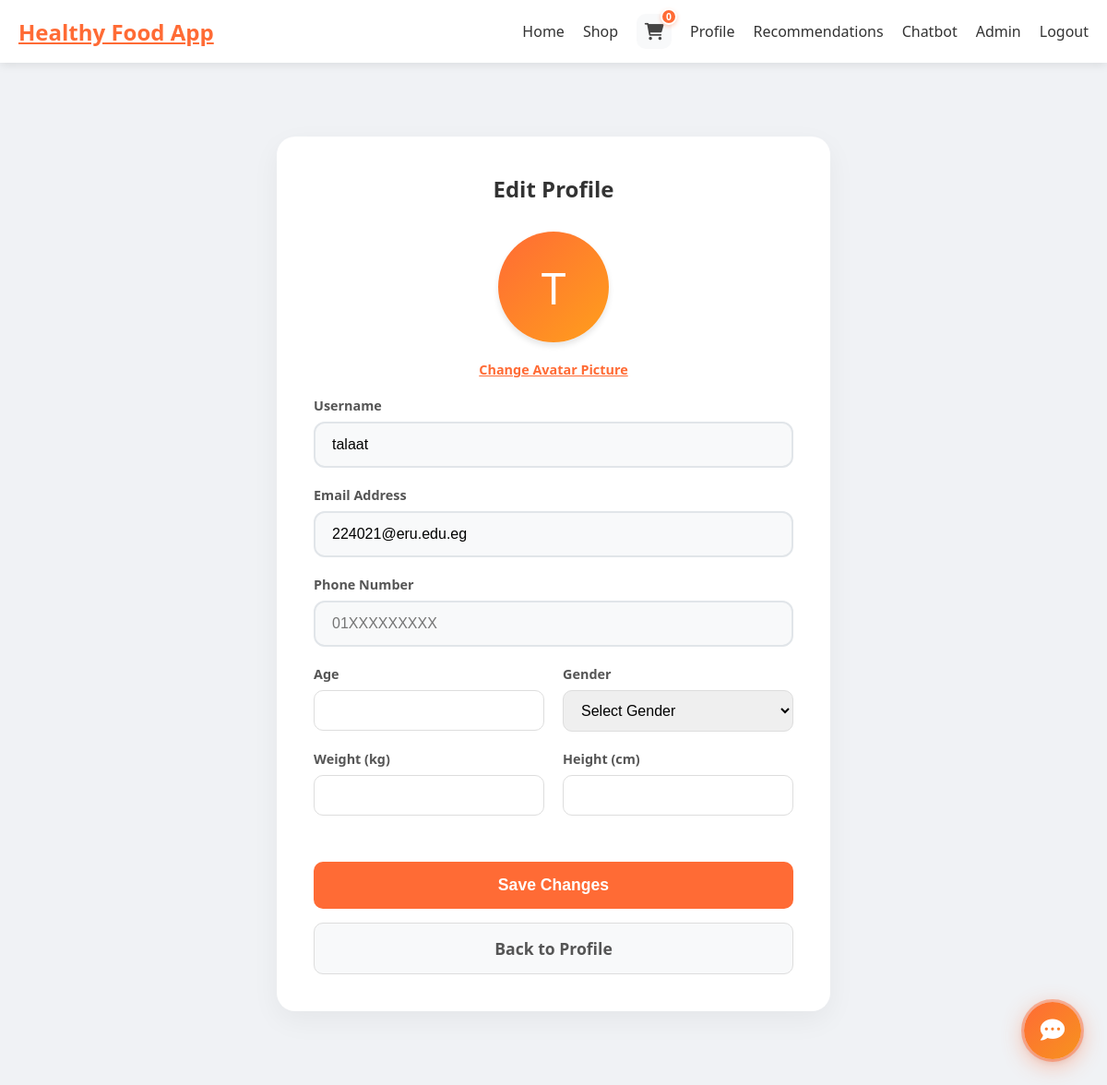
The app's page /edit_profile.php (signed in), older data.
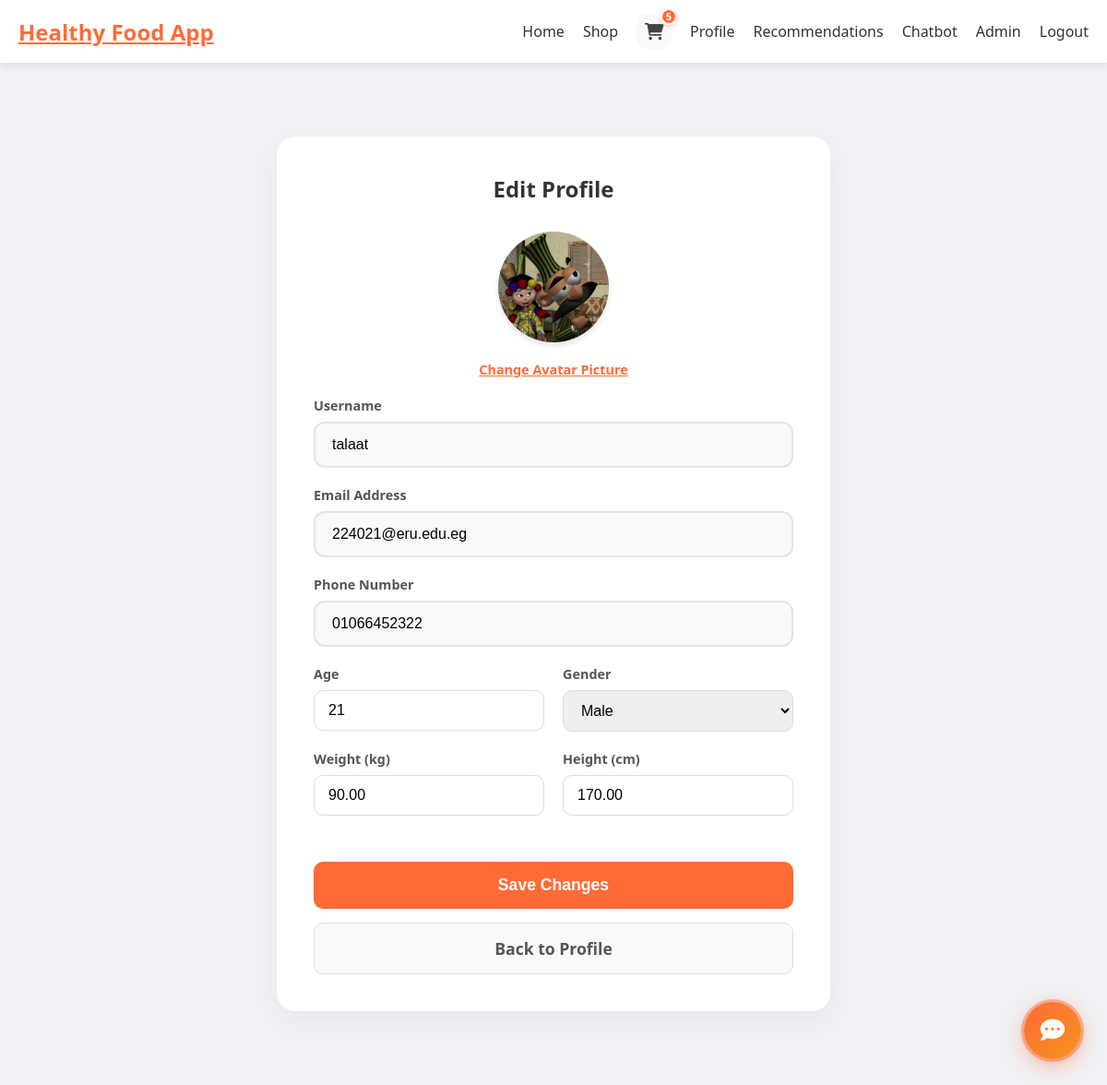
The same page, newer data.
### tables this page shows
CREATE TABLE `users` (
  `id` int(11) NOT NULL,
  `username` varchar(50) NOT NULL,
  `email` varchar(100) NOT NULL,
  `password` varchar(255) NOT NULL,
  `role` enum('customer','admin') NOT NULL DEFAULT 'customer',
  `twofa_method` enum('none','totp','email') NOT NULL DEFAULT 'none',
  `created_at` datetime NOT NULL DEFAULT current_timestamp(),
  `updated_at` datetime NOT NULL DEFAULT current_timestamp(),
  `is_verified` tinyint(1) DEFAULT 0
);

CREATE TABLE `user_profiles` (
  `user_id` int(11) NOT NULL,
  `avatar` varchar(255) DEFAULT NULL,
  `age` int(11) DEFAULT NULL,
  `weight` decimal(5,2) DEFAULT NULL,
  `height` decimal(5,2) DEFAULT NULL,
  `gender` varchar(20) DEFAULT NULL,
  `phone` varchar(20) DEFAULT NULL
);

### config.php (called while the page is built, shortened)
<?php
function isAdmin(): bool
{
    return isset($_SESSION['role']) && $_SESSION['role'] === 'admin';
}
function isLoggedIn(): bool
{
    return isset($_SESSION['user_id']);
}
function getCartCount(mysqli $conn): int
{
    $userId = $_SESSION['user_id'];
    $stmt = $conn->prepare(
        "SELECT SUM(ci.quantity) AS total
         FROM cart_items ci
         JOIN carts c ON ci.cart_id = c.id
         WHERE c.user_id = ?"
    );
    $stmt->bind_param("i", $userId);
    $stmt->execute();
    $result = $stmt->get_result()->fetch_assoc();
    return (int) ($result['total'] ?? 0);
}
?>

### edit_profile.php (the view, shortened to what the changed rows need)
<?php
require_once __DIR__ . '/init.php';
$userId = (int) $_SESSION['user_id'];
$stmt = $conn->prepare("SELECT u.id, u.username, u.email, p.avatar, p.age, p.weight, p.height, p.gender, p.phone
                        FROM users u
                        LEFT JOIN user_profiles p ON u.id = p.user_id
                        WHERE u.id = ?");
$stmt->bind_param('i', $userId);
$stmt->execute();
$user = $stmt->get_result()->fetch_assoc();
include __DIR__ . '/header.php';
?>
<div style="background: #f0f2f5; min-height: calc(100vh - 70px); padding: 40px 0;">
    <div class="edit-container">
        <h2>Edit Profile</h2>
        <form method="POST" enctype="multipart/form-data">
            <?php if (!empty($user['avatar']) && $user['avatar'] !== 'assets/images/default_avatar.png'): ?>
                <img src="<?php echo htmlspecialchars($user['avatar']); ?>" alt="Avatar Preview" class="avatar-preview">
            <?php else: ?>
                <div class="avatar-preview"
                    style="display:flex; align-items:center; justify-content:center; font-size:3rem; color:white; background:linear-gradient(135deg, #ff6b35, #ff9f1c);">
                    <?php echo strtoupper(substr($user['username'], 0, 1)); ?>
                </div>
            <?php endif; ?>
            <div class="form-group" style="text-align: center;">
                <label for="avatar" style="cursor: pointer; color: #ff6b35; text-decoration: underline;">Change Avatar
                    Picture</label>
            </div>
            <div class="form-group">
                <label for="username">Username</label>
                <input type="text" name="username" id="username" class="form-control"
                    value="<?php echo htmlspecialchars($user['username']); ?>" required>
            </div>
            <div class="form-group">
                <label for="email">Email Address</label>
                <input type="email" name="email" id="email" class="form-control"
                    value="<?php echo htmlspecialchars($user['email']); ?>" required>
            </div>
            <div class="form-group">
                <label for="phone">Phone Number</label>
                <input type="text" name="phone" id="phone" class="form-control"
                    value="<?php echo htmlspecialchars($user['phone'] ?? ''); ?>" minlength="11" maxlength="11"
                    pattern="01[0125][0-9]{8}" placeholder="01XXXXXXXXX">
            </div>
            <div class="row">
                <div class="col form-group">
                    <label for="age">Age</label>
                    <input type="number" name="age" id="age" class="form-control"
                        value="<?php echo htmlspecialchars($user['age'] ?? ''); ?>" min="1" max="150">
                </div>
                <div class="col form-group">
                    <label for="gender">Gender</label>
                    <select name="gender" id="gender" class="form-control">
                        <option value="">Select Gender</option>
                        <option value="male" <?php echo ($user['gender'] === 'male') ? 'selected' : ''; ?>>Male</option>
                    </select>
                </div>
            </div>
            <div class="row">
                <div class="col form-group">
                    <label for="weight">Weight (kg)</label>
                    <input type="number" step="0.1" name="weight" id="weight" class="form-control"
                        value="<?php echo htmlspecialchars($user['weight'] ?? ''); ?>">
                </div>
                <div class="col form-group">
                    <label for="height">Height (cm)</label>
                    <input type="number" step="0.1" name="height" id="height" class="form-control"
                        value="<?php echo htmlspecialchars($user['height'] ?? ''); ?>">
                </div>
            </div>
            <button type="submit" class="btn-submit">Save Changes</button>
            <a href="profile.php" class="btn-cancel">Back to Profile</a>
        </form>
    </div>
</div>
</main>
</body>
</html>

### header.php (shortened to what the changed rows need)
<?php require_once __DIR__ . '/init.php'; ?>
<!DOCTYPE html>
<html lang="en">
<head>
    <link rel="stylesheet" href="/app/assets/css/styles.css">
    <link rel="stylesheet" href="https://cdnjs.cloudflare.com/ajax/libs/font-awesome/6.0.0/css/all.min.css">
    <?php if (isLoggedIn()): ?>
        <link rel="stylesheet" href="/app/assets/css/chatbot.css">
    <?php endif; ?>
</head>
<body>
    <nav class="navbar">
        <div class="nav-container">
            <div class="nav-links">
                <?php if (isLoggedIn()): ?>
                    <a href="/app/cart.php" class="cart-link">
                        <i class="fas fa-shopping-cart"></i>
                        <span class="cart-count">
                            <?php echo getCartCount($conn); ?>
                        </span>
                    </a>
                    <a href="/app/profile.php">Profile</a>
                    <a href="/app/recommendations.php">Recommendations</a>
                    <a href="/app/chat.php">Chatbot</a>
                    <?php if (isAdmin()): ?>
                        <a href="/app/admin/Dashboard.php" class="btn-admin">Admin</a>
                    <?php endif; ?>
                    <a href="/app/logout.php">Logout</a>
                <?php else: ?>
                    <a href="/app/login.php" class="btn-login">Login</a>
                <?php endif; ?>
            </div>
        </div>
    </nav>
    <main class="main-content">

Row changes from the older to the newer data that the page shows:
no longer on this page (row unchanged): users: username "T", username "talaat", email "224021@eru.edu.eg"
added user_profiles: avatar (picture), username "talaat", email "224021@eru.edu.eg", phone "01066452322", age "21", gender "Male", weight "90.00", height "170.00"
Text that changed along with them:
getCartCount($conn): "0" → "5"
form field gender: "Select Gender" → (not shown)
